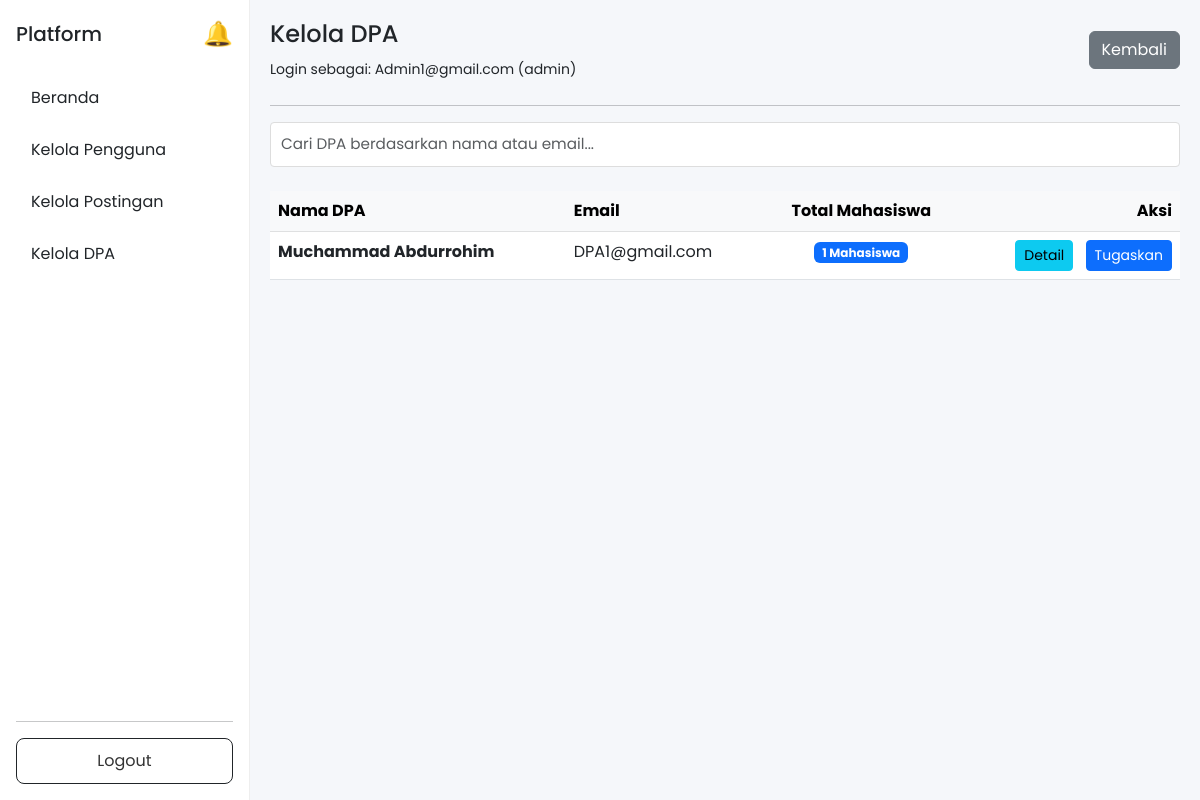
Screenshot of /views/admin/assign.php (signed in) with the database file from the repository.
### tables this page shows
CREATE TABLE `dpa` (
  `id` int NOT NULL,
  `user_id` int NOT NULL,
  `nama` varchar(100) DEFAULT NULL
);

CREATE TABLE `users` (
  `id` int NOT NULL,
  `email` varchar(100) NOT NULL,
  `password` varchar(255) NOT NULL,
  `role` enum('mahasiswa','mitra','admin','dpa') NOT NULL,
  `created_at` timestamp NULL DEFAULT CURRENT_TIMESTAMP,
  `status` enum('active','pending','inactive') DEFAULT 'active'
);

### views/admin/assign.php (the view, shortened to what this page needs)
<?php
include __DIR__ . '/../../config/database.php';
$query = "SELECT d.*, u.email, COUNT(m.id) as total_students
          FROM dpa d
          JOIN users u ON d.user_id = u.id
          LEFT JOIN mahasiswa m ON d.id = m.dpa_id
          GROUP BY d.id
          ORDER BY d.nama ASC";
$stmt = mysqli_prepare($conn, $query);
mysqli_stmt_execute($stmt);
$result = mysqli_stmt_get_result($stmt);
$dpas = [];
while ($row = mysqli_fetch_assoc($result)) {
    $dpas[] = $row;
}
?>
<!DOCTYPE html>
<html>
<head>
    <link href="https://cdn.jsdelivr.net/npm/bootstrap@5.3.0/dist/css/bootstrap.min.css" rel="stylesheet">
    <link rel="stylesheet" href="../../assets/css/global.css">
    <link rel="stylesheet" href="../../assets/css/layout.css">
    <link rel="stylesheet" href="../../assets/css/admin.css">
</head>
<body>
<div class="d-flex">
    <?php include __DIR__ . '/../layouts/sidebar.php'; ?>
    <div class="content">
        <div class="d-flex justify-content-between align-items-center mb-4">
            <div>
                <h4>Kelola DPA</h4>
                <small>
                    Login sebagai: <?php echo htmlspecialchars($_SESSION['email']); ?> (admin)
                </small>
            </div>
            <a href="<?= BASE_URL ?>/views/dashboard.php" class="btn btn-secondary">Kembali</a>
        </div>
        <hr>
        <div class="mb-4">
            <input
                type="text"
                id="searchInput"
                class="form-control"
                placeholder="Cari DPA berdasarkan nama atau email..."
            >
        </div>
        <?php if (empty($dpas)): ?>
            <div class="alert alert-info">
                Belum ada DPA di sistem.
            </div>
        <?php else: ?>
            <div class="table-responsive">
                <table class="table table-hover">
                    <thead class="table-light">
                        <tr>
                            <th>Nama DPA</th>
                            <th>Email</th>
                            <th class="text-center">Total Mahasiswa</th>
                            <th class="text-end">Aksi</th>
                        </tr>
                    </thead>
                    <tbody id="dpaList">
                        <?php foreach ($dpas as $dpa): ?>
                            <tr class="dpa-row" data-search="<?php echo htmlspecialchars(strtolower($dpa['nama'] . ' ' . $dpa['email'])); ?>">
                                <td>
                                    <strong><?php echo htmlspecialchars($dpa['nama'] ?? 'N/A'); ?></strong>
                                </td>
                                <td>
                                    <?php echo htmlspecialchars($dpa['email']); ?>
                                </td>
                                <td class="text-center">
                                    <span class="badge bg-primary">
                                        <?php echo $dpa['total_students']; ?> Mahasiswa
                                    </span>
                                </td>
                                <td class="text-end">
                                    <a href="<?= BASE_URL ?>/views/admin/dpa_detail.php?id=<?php echo $dpa['id']; ?>"
                                       class="btn btn-info btn-sm me-2">
                                        <i class="bi bi-eye"></i> Detail
                                    </a>
                                    <a href="<?= BASE_URL ?>/views/admin/assign_mahasiswa.php?dpa_id=<?php echo $dpa['id']; ?>"
                                       class="btn btn-primary btn-sm">
                                        <i class="bi bi-plus-circle"></i> Tugaskan
                                    </a>
                                </td>
                            </tr>
                        <?php endforeach; ?>
                    </tbody>
                </table>
            </div>
        <?php endif; ?>
    </div>
</div>
</body>
</html>

### assets/css/global.css (style rules this page uses)
body { font-family: 'Poppins', sans-serif; background: linear-gradient(135deg, #f8f9fa, #eef1f5); margin: 0; padding: 0; }
.form-control, .form-select { border-radius: 10px; padding: 10px; border: 1px solid #ddd; }

### assets/css/layout.css (style rules this page uses)
body { margin: 0; font-family: 'Poppins', sans-serif; background: #f5f7fa; }
.content { flex: 1; padding: 20px; }

### assets/css/admin.css (style rules this page uses)
.form-select, .form-control { font-size: 0.95rem; border-radius: 4px; }

### rows the page displays
dpa: nama "Muchammad Abdurrohim", user.email "DPA1@gmail.com", total_students "1"

### other values shown
$_SESSION['email'] "Admin1@gmail.com"
